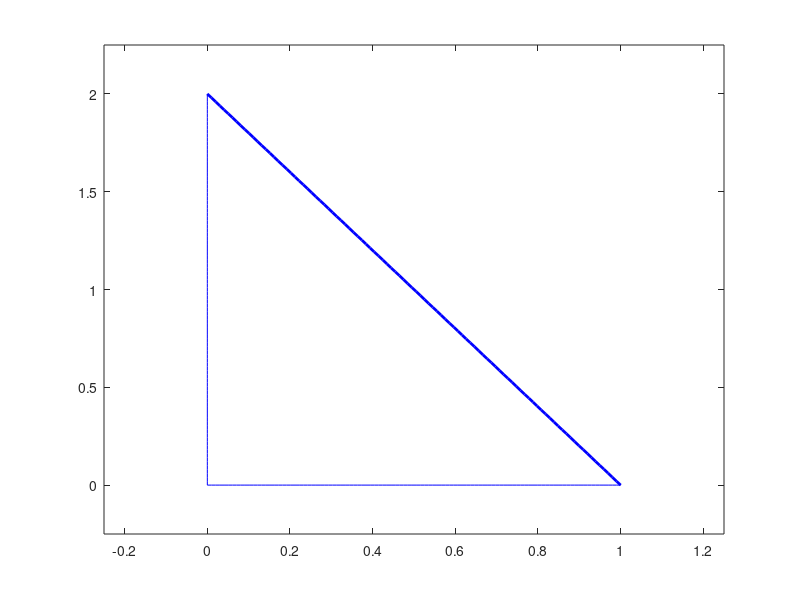
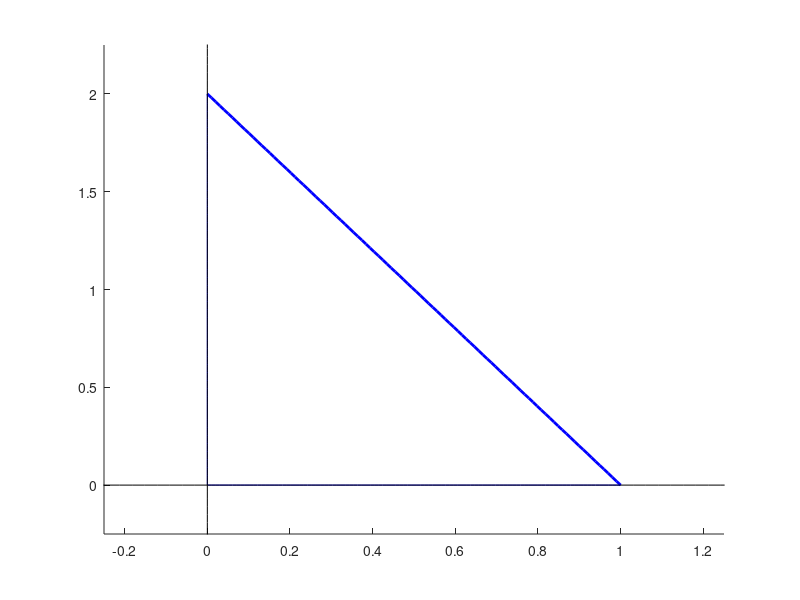

The MATLAB source for these figures, in order:
%{
Euclidean Pythagorean Theorem
Zane Billings
2019-12-08
%}

close all; clear all; clc;

% Figure one: an arbitrary right triangle

ax = zeros(1,100);
ay = linspace(0,2);

bx = linspace(0,1);
by = zeros(1,100);

cx = linspace(0,1);
cy = -2 .* cx + 2;

haxisx = linspace(-1,2);
haxisy = zeros(1,100);

vaxisx = zeros(1,100);
vaxisy = linspace(-1,3);

figure()
plot(ax,ay,'-b',bx,by,'-b',cx,cy,'-b','LineWidth',2.0)
axis([-0.25 1.25 -0.25 2.25])

figure()
hold on
plot(ax,ay,'-b',bx,by,'-b',cx,cy,'-b','LineWidth',2.0)
plot(haxisx,haxisy,'-k',vaxisx,vaxisy,'-k')
hold off
axis([-0.25 1.25 -0.25 2.25])